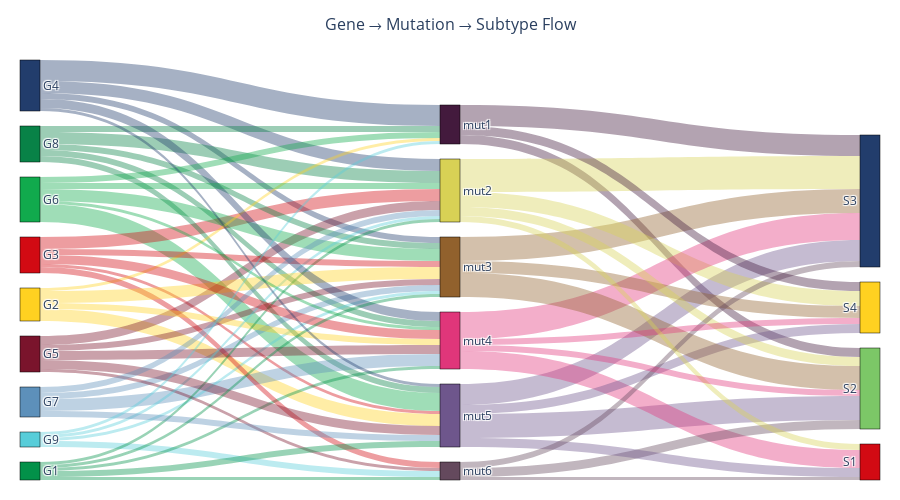

The code cell stored with this chart in its notebook:
### Code cell
# 创建图形并在 notebook 中显示 | Create figures and display in notebook
print("创建完整的桑基图... | Creating complete Sankey diagram...")
fig1 = create_sankey_plotly_simple(df, title="Gene → Mutation → Subtype Flow")
# 在 notebook 中显示图形 | Display figure in notebook
fig1.show()

### Figure 1 — Plotly figure (JSON) as saved in the notebook; plotly's stock layout.template omitted (floating-point values rounded to 4 significant figures)
{"data": [{"link": {"color": ["rgba(34, 61, 108, 0.4)", "rgba(34, 61, 108, 0.4)", "rgba(210, 10, 19, 0.4)", "rgba(255, 209, 33, 0.4)", "rgba(8, 130, 71, 0.4)", "rgba(8, 130, 71, 0.4)", "rgba(17, 170, 77, 0.4)", "rgba(34, 61, 108, 0.4)", "rgba(88, 205, 217, 0.4)", "rgba(122, 20, 44, 0.4)", "rgba(210, 10, 19, 0.4)", "rgba(8, 130, 71, 0.4)", "rgba(93, 144, 186, 0.4)", "rgba(17, 170, 77, 0.4)", "rgba(122, 20, 44, 0.4)", "rgba(8, 130, 71, 0.4)", "rgba(93, 144, 186, 0.4)", "rgba(88, 205, 217, 0.4)", "rgba(255, 209, 33, 0.4)", "rgba(8, 130, 71, 0.4)", "rgba(2, 145, 73, 0.4)", "rgba(122, 20, 44, 0.4)", "rgba(210, 10, 19, 0.4)", "rgba(122, 20, 44, 0.4)", "rgba(2, 145, 73, 0.4)", "rgba(255, 209, 33, 0.4)", "rgba(88, 205, 217, 0.4)", "rgba(2, 145, 73, 0.4)", "rgba(122, 20, 44, 0.4)", "rgba(255, 209, 33, 0.4)", "rgba(210, 10, 19, 0.4)", "rgba(210, 10, 19, 0.4)", "rgba(34, 61, 108, 0.4)", "rgba(93, 144, 186, 0.4)", "rgba(17, 170, 77, 0.4)", "rgba(93, 144, 186, 0.4)", "rgba(2, 145, 73, 0.4)", "rgba(17, 170, 77, 0.4)", "rgba(2, 145, 73, 0.4)", "rgba(34, 61, 108, 0.4)", "rgba(17, 170, 77, 0.4)", "rgba(88, 205, 217, 0.4)", "rgba(67, 26, 61, 0.4)", "rgba(145, 97, 45, 0.4)", "rgba(110, 86, 140, 0.4)", "rgba(110, 86, 140, 0.4)", "rgba(224, 54, 122, 0.4)", "rgba(216, 209, 85, 0.4)", "rgba(110, 86, 140, 0.4)", "rgba(216, 209, 85, 0.4)", "rgba(100, 73, 93, 0.4)", "rgba(224, 54, 122, 0.4)", "rgba(145, 97, 45, 0.4)", "rgba(145, 97, 45, 0.4)", "rgba(110, 86, 140, 0.4)", "rgba(216, 209, 85, 0.4)", "rgba(100, 73, 93, 0.4)", "rgba(224, 54, 122, 0.4)", "rgba(216, 209, 85, 0.4)", "rgba(224, 54, 122, 0.4)", "rgba(67, 26, 61, 0.4)", "rgba(67, 26, 61, 0.4)", "rgba(100, 73, 93, 0.4)"], "source": [0, 0, 1, 2, 3, 3, 4, 0, 5, 6, 1, 3, 7, 4, 6, 3, 7, 5, 2, 3, 8, 6, 1, 6, 8, 2, 5, 8, 6, 2, 1, 1, 0, 7, 4, 7, 8, 4, 8, 0, 4, 5, 9, 10, 11, 11, 12, 13, 11, 13, 14, 12, 10, 10, 11, 13, 14, 12, 13, 12, 9, 9, 14], "target": [9, 10, 11, 11, 12, 13, 11, 13, 14, 13, 13, 11, 12, 10, 10, 10, 10, 10, 9, 9, 12, 14, 14, 12, 14, 12, 13, 13, 11, 10, 10, 12, 12, 11, 9, 13, 10, 13, 11, 11, 12, 9, 15, 16, 16, 15, 17, 16, 18, 18, 15, 16, 18, 15, 17, 15, 16, 18, 17, 15, 16, 18, 17], "value": [7, 2, 1, 4, 2, 4, 6, 4, 2, 3, 4, 2, 4, 4, 2, 2, 2, 1, 1, 2, 1, 1, 2, 3, 1, 2, 1, 1, 3, 4, 2, 3, 3, 2, 2, 2, 1, 2, 2, 1, 1, 1, 3, 8, 7, 8, 6, 11, 3, 5, 3, 9, 4, 8, 3, 3, 2, 2, 2, 2, 7, 3, 1]}, "node": {"color": ["#223D6C", "#D20A13", "#FFD121", "#088247", "#11AA4D", "#58CDD9", "#7A142C", "#5D90BA", "#029149", "#431A3D", "#91612D", "#6E568C", "#E0367A", "#D8D155", "#64495D", "#7CC767", "#223D6C", "#D20A13", "#FFD121"], "label": ["G4", "G3", "G2", "G8", "G6", "G9", "G5", "G7", "G1", "mut1", "mut3", "mut5", "mut4", "mut2", "mut6", "S2", "S3", "S1", "S4"], "line": {"color": "black", "width": 0.5}, "pad": 15, "thickness": 20}, "type": "sankey"}], "layout": {"font": {"size": 12}, "height": 500, "margin": {"b": 20, "l": 20, "r": 20, "t": 60}, "title": {"font": {"size": 16}, "text": "Gene → Mutation → Subtype Flow", "x": 0.5}}}
